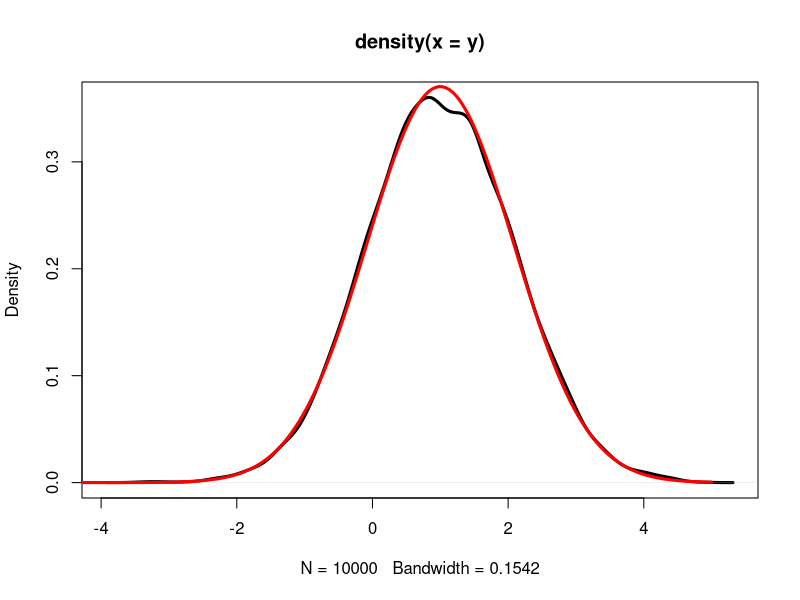

The R source for this figure: (Note: this script raises an error after producing the figure.)
## Illustrate effect of making a parameter of a distribution random
## Say, Y|psi ~ N(mu,sigma^2_y) where mu=beta_0+psi and psi ~ N(0,sigma^2_psi)
sig_psi <- 0.4
beta0 <- 1
sig_y <- 1
psi <- rnorm(10000,0,sig_psi)
mu <- beta0 + psi
y <- rnorm(10000,mu,sig_y)
var(y) # we know this is sigma^2_psi+sigma^2_y from the notes
sig_psi^2 + sig_y^2
# But what is the distribution of y?
x11()
plot(density(y),lwd=3)
# In general we would have to integrate the psi out but fortunately for a
# Gaussian distribution with a Gaussian mean, we get another Gaussian.
lines(seq(-5,5,len=200),dnorm(seq(-5,5,len=200),beta0,sqrt(sig_psi^2 + sig_y^2)),
      col="red",lwd=3)

################################################################
###### Play with the tyres data (Question 7 on sheet 2) ########
################################################################

tyres[1:20,]
levels(tyres$wheel)
levels(tyres$car_type)

## Fit a linear model with wheel and car_type as factors
model1 <- lm(wear~car_type+wheel,data=tyres) 
summary(model1)

## Now fit an equivalent random effects model where car_type 
## is random (which makes sense as
## the 3 cars we have a a random sample of all cars). 
## Note that by default, lmer will fit using
## restricted maximum likelihood (REML).
library(lme4)
model2 <- lmer(wear~wheel+(1|car_type),data=tyres)
summary(model2)
# Note that this model has only 6 parameters: beta0, beta1, 
# beta2, beta3, sigma^2_y and sigma^2_gamma. The estimate #
# of sigma^2_y (the CONDITIONAL variance of the y) 
# is what R calls "Residual". The estimate of sigma^2_gamma 
# (the variance of the car random effects) is what R 
# calls "car_type".

# Note also that the fixed effects estimates (of wheel) are not 
# the same since the models have different intercepts. If we want 
# to compare the coefficient estimates for the two models we need 
# to be careful because the intercept in model1 is front nearside 
# in car type A whereas the intercept in model2 is average front 
# nearside over all three car types. To get a proper comparison, 
# we can use the predict() function for model1 to produce the 
# estimates of the wheel effects for the average car:
pred_wheels <- levels(tyres$wheel) # a character vector of all wheel types
pred_wheels
# now predict each wheel with type="terms" argument to
predict(model1,newdata=data.frame(wheel=pred_wheels,car_type="A"),
        type="terms",terms="wheel")
## The attr(,"constant") of 24.85861 is the overall mean wear of all cars, 
## so to get the intercept of model2 (average front nearside over all 
## three car types), we need the overall mean plus the 
## wheel effects of front nearside:
24.85861 - 7.339722 ## front nearside
## and now results are comparable to the fixed effects of the LMM
fixef(model2)


### Now do some inference

## Test for the significance of the fixed effects (overall significance of 
## wheel position) in the LMM. Is wheel position significant overall? 
## Fit a model with and withouy the wheel fixed effects, but using maximum
## likelihood rather than REML and thus use the LRT
model1 <- lmer(wear~(1|car_type),data=tyres,REML=F)
model2 <- lmer(wear~wheel+(1|car_type),data=tyres,REML=F)
# get the respective log-likelihoods
ll1 <- logLik(model1)
ll2 <- logLik(model2)
LRT <- -2*(ll1-ll2)
LRT <- as.numeric(LRT)
LRT
## 4 wheels so the models differ by 3 parameters (one wheel is buried in the intercept)
1 - pchisq(LRT,3)
# extremely small p-value so wheel position is overall significant. 

## Mow let's test the fixed effects of wheel using parameteric bootstrapping
sim_LRT <- 1:1000 # vector to store values of the LRT for each iteration
Dat <- simulate(model1,1000) ### Simulate 1000 data sets from model1 (the 
## smaller model, i.e. the NULL hypothesis)
for(i in 1:1000){ ### start loop
	Mod1 <- lmer(Dat[,i]~(1|car_type),data=tyres,REML=F) ### Fit model1 to simulated data
	Mod2 <- lmer(Dat[,i]~wheel+(1|car_type),data=tyres,REML=F) ### Fit model2 simulated data
	sim_LRT[i] <- -2*(logLik(Mod1)-logLik(Mod2)) ### Calculate and store LRT
} ## end loop
mean(sim_LRT>LRT) ### Calculate p-value (i.e. prop of sim_LRT values greater than LRT)
plot(density(sim_LRT),xlim=c(0,40),main="",xlab="LRT")
abline(v=LRT,col="red")
## which confirms that the wheel fixed effects are significant, however we 
## would trust these results more since the 
## approximations behind the LRT can be poor 
## sometimes, and this approach does not rely on them.

## More crudely, we can also just do a summary of model2 and treat 
## the random effects variance as fixed (known) and so 
## peform partial t-tests and F-tests (using analogous 
## degrees of freedom)
summary(model2)
# If random effects parameters are known and n=36, then n-p-1 is 36-3-1=32 so 
## we can do t-tests on 32 d.o.f.
qt(0.975,32) ## upper 97.5% quantile of the t-distribution
# Can also do an F-test to compare model1 and model2 under the assumption 
# of known random effects. Not going to do it here
# since it involves manual calculation of Deviances 
# (residual sum of squares). Just note that it can be done, but also that
# it is crude as it ingores the fact that random effects had to be estimated.

# So how about testing for "significance of the random effects"?  
# I.e. sigma^2_gamma=0.
# We can start by simply using the LRT 
# so fit a model without 
# random effects (i.e. a linear model)
model3 <- lm(wear~wheel,data=tyres)
## and compare this to model2 
model2 <- lmer(wear~wheel+(1|car_type),data=tyres,REML=F)
# using the LRT:
ll3 <- logLik(model3)
ll2 <- logLik(model2)
LRT <- -2*(ll3-ll2)
LRT <- as.numeric(LRT)
LRT
# There is only one parameter to separate these models (the 
# variance of the random effects) so
pchisq(LRT,1,lower.tail=F)
# implying that the Null hypothesis is not rejected (i.e. sigma^2_gamma is zero). 
# In other words, car type is not significant.
# However, we know that we shouldn't be using the LRT for testing parameters 
# on the boundary of the parameter space. So let's do a parametric bootstrap LRT:
sim_LRT <- 1:1000 # vector to store values of the LRT for each iteration
Dat <- simulate(model3,1000) ### Simulate 1000 data sets from model3 (the smaller model)
for(i in 1:1000){ ### start loop
	Mod3 <- lm(Dat[,i]~wheel,data=tyres) ### Fit model3 to simulated data
	Mod2 <- lmer(Dat[,i]~wheel+(1|car_type),data=tyres,REML=F) ### Fit model2 simulated data
	sim_LRT[i] <- -2*(logLik(Mod3)-logLik(Mod2)) ### Calculate and store LRT
} ## end loop
mean(sim_LRT>LRT) ### Calculate p-value (i.e. prop of sim_LRT values greater than LRT)
plot(density(sim_LRT),xlim=c(0,10),main="",xlab="LRT")
abline(v=LRT,col="red")
## The p-value is still bigger than 0.05 but only just, illustrating 
## that the LRT is indeed conservative. So the evidence 
## against the random effects being "significant" is not as overwhelming 
## as the LRT might have us think.

### So overall conclusion is that both fixed and random effects 
### are significant, so we go for model2
### but remember to fit this using REML=T to get unbiased 
### estimates for the variances.
model2 <- lmer(wear~wheel+(1|car_type),data=tyres,REML=T)

## OK but what about the equivalent of a partial t-test so that 
## we can say something about differences
## between wheels? 
summary(model2)
## First, we could assume the parameters of the random effects are 
## fixed (i.e. ignore the fact that we had
## to estimate them), and just "read-off" the values of the 
## t-tests and their implied significance. As we saw earlier,
## the upper 97.5% quantile of the t-distribution with 32 
## degrees of freedom is
qt(0.975,32) 
## so we look for t-test values whose absolute value is above this, 
## to judge significance. The "front offside" is not
## significant, so its effect is not different from "front nearside" 
## which is buried in the intercept. Both rear wheels 
## have a positive significant effect implying rear tyres wear 
## less than front ones (response is reduction in depth of thread).
## "Rear offside" tyres wear less than "rear nearside" (which makes sense).

## For more accurate inference (i.e. one that allows for the estimation 
## uncertainty of the random effect parameters), we can
## use parameteric bootstrap again. Fortunately, lme4 has the built-in 
## function confint() to do just that:
confint(model2,method="boot")
## These are 95% confidence intervals, so we look for zero being in the 
## intervals to judge whether a parameter 
## is not significantly different from zero. Inference is the same as 
## before, however with this we can be more
## confident of the accuracy of the significance.

## And what about predicted values for the random effects? 
# First, simple linear model for wear with car_type as a 
# categorical predictor (factor).
model1 <- lm(wear~car_type,data=tyres) 
summary(model1)
## Now fit this as an LMM where car_type is random effect
model2 <- lmer(wear~(1|car_type),data=tyres)
summary(model2)
## Get the estimates of the mean for each car from model1
predict(model1,newdata=data.frame(car_type=c("A","B","C")))
## We can get predictions of the random effects (as per lecture notes).
ranef(model2)
## which we can add to the estimate of the intercept beta0 to 
## get equivalent estimates of the mean
fixef(model2)
fixef(model2) + ranef(model2)$car_type
# Qualitatively (in terms of magnitude) there is agreement, 
# however the random effects model 
# "shrinks" the effects towards the mean

# What about some uncertainty about the random effects? 
# Well these are predictions (not estimates) so no point 
# in talking about partial t-tests. But we can still get 
# 95% confidence intervals and visualise those (note 
# that this is beyond the lecture material, just 
# showing it for illustration):
library(lattice)
model2 <- lmer(wear~wheel+(1|car_type),data=tyres)
dotplot(ranef(model2,condVar=T))
## So car A has least amount of wear and car C is worst. 
## Note that to get a "heuristic" equivalent of "significane",
## we look at whether the predition of a random effect 
## lies in the intervals of another. So prediction of car B
## is just outside the CI of car A, while car C is well outside 
## of the CI of car A. Compare with:
lmodel <- lm(wear~wheel+car_type,data=tyres)
summary(lmodel)
## Note however that it now much easier to compare cars B and C, 
## i.e. they are not significantly different.

## What about predictions from the model? Well, let's look 
## at the fixed and random effects:
model2 <- lmer(wear~wheel+(1|car_type),data=tyres,REML=T)
fixef(model2)
ranef(model2)
## Let's predict mean wear of front offside wheel for car A:
y_hat <- 17.518889 + 4.102222 - 1.9320844
y_hat
## which is the same as 
predict(model2,newdata=data.frame(wheel="front offside",car_type="A"))
## Now predict the wear of front offside wheel on a new car:
y_hat <- 17.518889 + 4.102222
y_hat
## which is the same as 
predict(model2,newdata=data.frame(wheel="front offside"),re.form=~0)
## However we do not get any standard errors with these predictions 
## as they are not easy obtain in general. We can use bootstrapping 
## again but we don't do it here.


## What about residuals from this model? Function residuals() will provide 
## deviance residuals by default, which should be Normally distributed:
resids <- residuals(model2)
## Note, that the fitted values (y_hat) used for getting the residuals 
## are based on the conditional mean,
## i.e. estimates of fixed effects plus predictions of random effects.
## So to get these fitted values, let's use the predict() function, 
## which by default will produce y_hat as above.
fitted <- predict(model2)
# Now produce redidual plots:
x11(width=16,height=6)
par(mfrow=c(1,2),mar = c(4, 4, 1, 1),cex=1.2,lwd=2)
plot(fitted,resids,ylab="Deviance residuals",xlab="fitted values",
     main="Residuals vs fitted values",pch=20)
abline(h=0)
qqnorm(resids,pch=20)
qqline(resids)
## Resids vs fits looks OK in terms even scatter about the x=0 line. 
## However, points seem to cluster in groups of 3
## so maybe we need an interaction between wheel and car type. 
## QQ plot not looking very good.

###########################################################################
## Note the interaction model below is NOT EXAMINABLE and I will
## not go over this code in the lectures, it's just
## here for our reference.
# So let's try a model with interaction, i.e. a model 
# where the wheel effect is random:
model3 <- lmer(wear~wheel+(1+wheel|car_type),data=tyres,REML=T)
summary(model3)
## Let's look at the random effect predictions
ranef(model3)
## which shows what the model is doing: three car_type effects for each wheel position.
dotplot(ranef(model3,condVar=T))

# What do the residuals look like?
resids <- residuals(model3)
fitted <- predict(model3)
x11(width=16,height=6)
par(mfrow=c(1,2),mar = c(4, 4, 1, 1),cex=1.2,lwd=2)
plot(fitted,resids,ylab="Deviance residuals",xlab="fitted values",
     main="Residuals vs fitted values",pch=20)
abline(h=0)
qqnorm(resids,pch=20)
qqline(resids)
## Much better than before so model3 looks like the better option. 
## We should of course formally test
## whether model3 is better than model2 using parametric bootstrapping.
## END OF NON-EXAMINABLE CODE FOR INTERACTIONS
###########################################################################





#############################################################################
########## Play with the pupils data (Question 9 on sheet 2 #################
#############################################################################
library(lme4)
head(pupils)

# These data involve language scores in Dutch schools. 
# (example of a multilevel model). Specifically, the data considers
# 131 schools (1 class per school) a total of 2287 students.
# Interest lies in assessing the impact on language scores (test) 
# of a mixture of individual pupil factors such as IQ (IQ) and social
# status (ses) as well as class effects.

# First fit a simple Gaussian (fixed effects) GLM to individual pupil 
# variables and class effects. 
model1 <- glm(test~IQ+ses+Class,data=pupils,family=gaussian(link="identity"))
summary(model1)
# both IQ and sess are highly significant (both have +ve effect on test)

# Do a LRT to see is class is significant
model0 <- glm(test~IQ+ses,data=pupils,family=gaussian(link="identity"))
anova(model0,model1,test="F")
# F-test of difference between a model with class in and class out gives
# value of 4.783 to be tested against an F_(130,2154) distribution
# gives a very small p-value (<.00001) so class is highly significant

# Plot the class fixed effects with error bars
# just to see roughly how classes (i.e. schools) compare
class <- predict(model1,newdata=data.frame(Class=as.character(1:131),IQ=10,ses=23),
                 terms="Class",type="terms",se.fit=T)
class_eff <- as.vector(class$fit)
class_se <- as.vector(class$se.fit)
X <- cbind(class_eff-1.96*class_se,class_eff,class_eff+1.96*class_se)
plot(1:131,X[,2],ylim=c(min(X[,1]),max(X[,3])),pch=20,xlab="class",ylab="fixed class effects",main="" )
for(i in 1:131){ lines(rep(i,3),X[i,],lwd=2) }
abline(h=0)


# Now switch to a model with class as a random effect
model2 <- lmer(test~IQ+ses+(1|Class),data=pupils)
summary(model2)

# Assuming the random effects variance is equal to its estimate, both IQ 
# and ses (fixed effects) are significant with 
# similar estimates (and standard errors) to those obtained from 
# model1. Significance is assessed by assuming the quantiles
# 2.5% and 97.5% quantiles of the t-distr. are roughly -2 and +2. 
# More formally need to find these using n-p-1 degrees of freedom 
# with n=2287 and p=2.

# The conditional varince of the response 40.049 is roughly the same 
# as the residual variance of model1:
summary(model1)$dispersion
# (they are different due to numerical approximations). 

# Variance of the random efects is 9.212 and we can test if this 
# is significant using the LRT:
model2 <- lmer(test~IQ+ses+(1|Class),data=pupils,REML=F) # refit the model using max. likelihood
model0 <- glm(test~IQ+ses,data=pupils,family=gaussian(link="identity"))
LRT <- -2*(logLik(model0)-logLik(model2))
LRT <- as.vector(LRT)
LRT
pchisq(LRT,1,lower.tail=F)
# so the variance of the random effects is not zero and hence 
# Class is significant. Strictly the test is not valid 
# but also conservative so we can be fairly certain that 
# the true p-value is even smaller than the one above.


# Extract the random effects from model 2 and draw a density plot of them
# superimpose on it the theoretical density of a Gaussian distribution 
# with mean zero that
# depends the class random effect standard deviation estimated from model2
class_ran <- ranef(model2)$Class[,1]
x11()
plot(density(class_ran),lwd=2,xlab="Class random effect predictions",
     ylab="density")
lines(density(rnorm(100000,0,3.035)),col="red",lwd=2) ## add theoretical Gaussian distr. with sd 3.035
## looks good enough. Better though to look at a Q-Q plot with qqnrom() 
## and qqline().

# Produce a 'caterpillar' plot of predicted class 
# random effects with error bars
# just to see roughly how classes (i.e. schools) 
# compare. Luckily dotplot() knows how to do this!
library(lattice)
dotplot(ranef(model2,condVar=TRUE))

# Residual plots of the model:
x11(width=16,height=6)
par(mfrow=c(1,2),mar = c(4, 4, 1, 1),cex=1.2,lwd=2)
fits <- fitted(model2)
resids <- resid(model2)
plot(fits,resids,pch=20)
qqnorm(resids,pch=20)
qqline(resids)
# Not so so good, especially the one on the left...


## Now we want to fit a model where the IQ effect is different per 
## class. In other words we want
## an interaction between pupil IQ and class. 
model3 <- lmer(test~IQ+ses+(1+IQ|Class),data=pupils)
summary(model3)
# The fixed effect of IQ is 2.29407 which is very similar to the 
# fixed effect of 2.25325 from model2.
# Significance is roughly assessed by conditioning of the 
# random effect parameters so we look to t-tests
# with n-p-1 where p=2.

# Are the IQ random slopes significant? Use the LRT:
model2 <- lmer(test~IQ+ses+(1|Class),data=pupils,REML=F) # model2 using max likelihood
model3 <- lmer(test~IQ+ses+(1+IQ|Class),data=pupils,REML=F) # model3 using max likelihood
LRT <- -2*(logLik(model2)-logLik(model3))
LRT <- as.vector(LRT)
LRT
pchisq(LRT,1,lower.tail=F)
# So there is a significant class-IQ interaction (although 
# same comments apply as above for using the LRT for 
# testing random effects)

# Note if this was a fixed effects model, we would have 
# 263 parameters as opoosed to 5.



##################################################################
## Play with hip fracture data from Portugal.
## 
head(hip)
## At municipality we have knowledge only of the socio-economic
## status and the population. Allowing for a municipality-level
## random effect will capture the aggregate effect of other 
## covariates we might be missing. In addition, the random effects
## will allow for correlation of values withing each municipality.

## So fit Poisson model with log population as offset and municipality
## random effect.
rmodel <- glmer(Nfract~offset(log(Npop))+sex+ses+(1|municipality),
                family=poisson,data=hip)
summary(rmodel)
## Parameters are estimated using maximum likelihood so unlike 
## LMMs, we get z-tests and associated p-values as in a Poisson
## GLM. The rate of incidence of hip fractures is significantly larger 
## for females. Also, the incidence rate in “average” ses (=2) is 
## significantly smaller than the incidence rate in poor (ses=1). 
## Surprisingly, the incidence rate for affluent municipalities (ses=3)
## is the same as for poor, since the effect of ses3 is not significant.

## Check residuals
par(mfrow=c(1,2))
resids <- resid(rmodel)
qqnorm(resids,pch=20,main="Residuals")
qqline(resids)
r.effects <- ranef(rmodel)$municipality[,1]
qqnorm(r.effects,pch=20,main="Random effects")
qqline(r.effects)
## Unfortunately QQ plot not great at lower tails but not much we can do 
## about it here.

## Now let's test the significance of the random effects using the LRT
## First fit Poisson GLM with no random effects:
model <- glm(Nfract~offset(log(Npop))+sex+ses,family=poisson,data=hip)
## Now we use a chi^2 test with 1 degree of freedom as the only parameter
## to separate the two models is the variance of the random effects:
LRT <- 2*( logLik(rmodel)-logLik(model) )
LRT
1-pchisq(as.numeric(LRT) ,1)
## So random effects are significant. But note we should be strictly speaking
## using a parametric bootstrap. We also know however that the test is 
## conervative, so we can be sure that the p-value is even smaller.